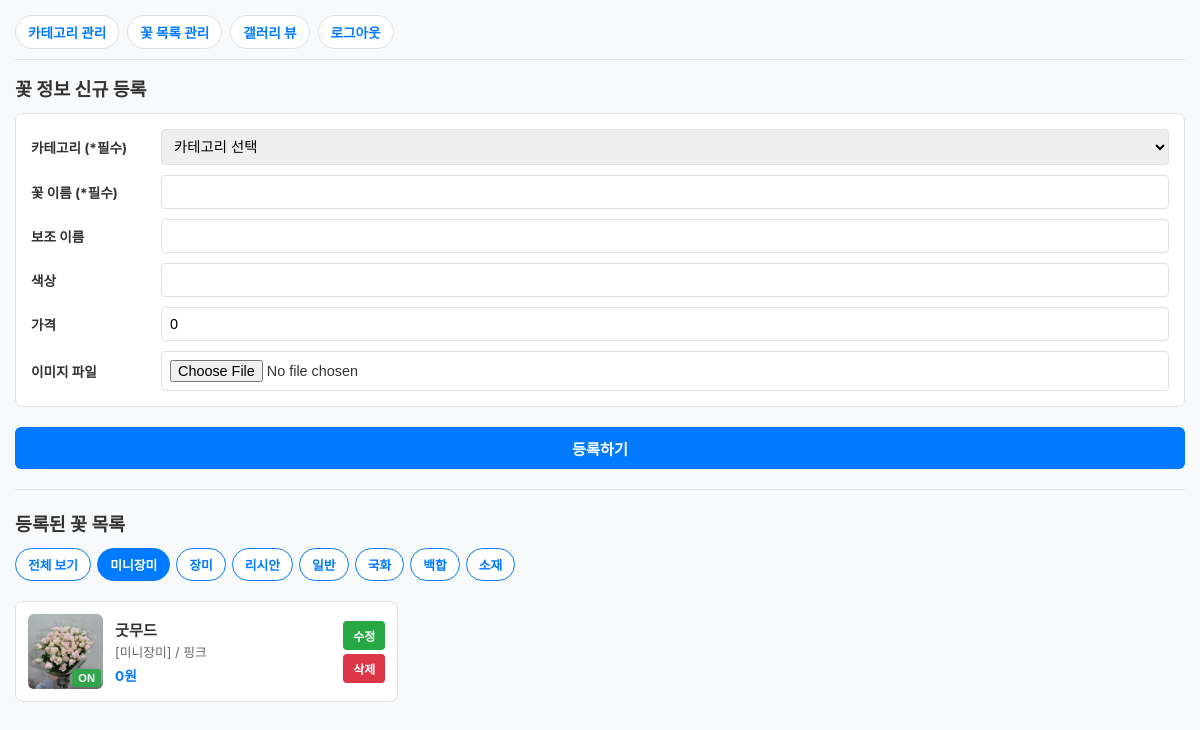
/admin/flower?category_id=2 (signed in), run on the app's committed database.
### models.py (models this page shows)
class Category(Base):
    __tablename__ = "category"
    idx = Column(Integer, primary_key=True, autoincrement=True, index=True)
    name = Column(String, nullable=False)
    order_no = Column(Integer, default=0, index=True)  # 순서 정렬용 컬럼
    flowers = relationship("FlowerList", back_populates="category_rel")

class FlowerList(Base):
    __tablename__ = "flower_list"
    idx = Column(Integer, primary_key=True, autoincrement=True, index=True)
    update_date = Column(DateTime, server_default=func.now(), onupdate=func.now())
    category = Column(Integer, ForeignKey("category.idx", ondelete="SET NULL"), nullable=True)
    name = Column(String, nullable=False)
    name2 = Column(String, nullable=True)
    color = Column(String, nullable=True)
    price = Column(Integer, default=0)
    img_path = Column(String, nullable=True)
    view = Column(Integer, default=1)
    category_rel = relationship("Category", back_populates="flowers")

### main.py (the view)
@app.get("/admin/flower", response_class=HTMLResponse)
def flower_page(
    request: Request,
    category_id: int = None,
    db: Session = Depends(get_db)
):
    if not request.session.get("is_admin"):
        return RedirectResponse(url="/admin/login", status_code=303)
    categories = db.query(models.Category).order_by(models.Category.order_no.asc(), models.Category.idx.asc()).all()
    query = db.query(models.FlowerList)
    if category_id:
        query = query.filter(models.FlowerList.category == category_id)
    flowers = query.order_by(models.FlowerList.name.asc()).all()
    return templates.TemplateResponse(
        request=request,
        name="admin/flower_list.html",
        context={
            "categories": categories,
            "flowers": flowers,
            "selected_category": category_id
        }
    )

### templates/admin/flower_list.html (shortened to what this page needs)
<!DOCTYPE html>
<html lang="ko">
<head>
</head>
<body>
    <nav>
        <a href="/admin/category">카테고리 관리</a>
        <a href="/admin/flower">꽃 목록 관리</a>
        <a href="/admin/gallery-view">갤러리 뷰</a>
        <a href="/admin/logout">로그아웃</a>
    </nav>
    <h2>꽃 정보 신규 등록</h2>
    <form action="/admin/flower" method="post" enctype="multipart/form-data">
        <div class="form-grid">
            <label>카테고리 (*필수)</label>
            <select name="category_idx" required>
                <option value="">카테고리 선택</option>
            </select>
            <label>꽃 이름 (*필수)</label>
            <input type="text" name="name" required>
            <label>보조 이름</label>
            <input type="text" name="name2">
            <label>색상</label>
            <input type="text" name="color">
            <label>가격</label>
            <input type="number" name="price" value="0">
            <label>이미지 파일</label>
            <input type="file" name="file" accept="image/*">
        </div>
        <button type="submit" class="btn-submit">등록하기</button>
    </form>
    <hr style="margin: 20px 0; border: none; border-top: 1px solid var(--border-color);">
    <h2>등록된 꽃 목록</h2>
    <div class="filter-bar">
        <a href="/admin/flower" class="filter-btn {% if not selected_category %}active{% endif %}">전체 보기</a>
        {% for cat in categories %}
        <a href="/admin/flower?category_id={{ cat.idx }}" class="filter-btn {% if selected_category == cat.idx %}active{% endif %}">
            {{ cat.name }}
        </a>
        {% endfor %}
    </div>
    <div class="flower-cards-grid">
        {% for flower in flowers %}
        <div class="flower-item-card">
            <div class="img-container">
                {% if flower.img_path %}
                <img src="/{{ flower.img_path }}" alt="{{ flower.name }}">
                {% else %}
                <div class="no-img-box">준비중</div>
                {% endif %}
                {% set current_url = '/admin/flower?category_id=' ~ selected_category if selected_category else '/admin/flower' %}
                <form action="/admin/flower/toggle-view/{{ flower.idx }}?redirect_to={{ current_url }}" method="post" class="toggle-overlay">
                    {% if flower.view == 1 %}
                    <button type="submit" class="btn-view-on">ON</button>
                    {% else %}
                    <button type="submit" class="btn-view-off">OFF</button>
                    {% endif %}
                </form>
            </div>
            <div class="item-info">
                <div class="item-title">{{ flower.name }}</div>
                <div class="item-sub">
                    [{{ flower.category_rel.name if flower.category_rel else '-' }}]
                    {% if flower.color %}/ {{ flower.color }}{% endif %}
                </div>
                <div class="item-price">{{ "{:,}".format(flower.price) }}원</div>
            </div>
            <div class="item-actions">
                <button class="btn-edit" onclick="openEditModal(
                    '{{ flower.idx }}',
                    '{{ flower.category or '' }}',
                    '{{ flower.name }}',
                    '{{ flower.name2 or '' }}',
                    '{{ flower.color or '' }}',
                    '{{ flower.price }}'
                )">수정</button>
                <form action="/admin/flower/delete/{{ flower.idx }}?redirect_to={{ current_url }}" method="post" style="margin:0;" onsubmit="return confirm('정말 삭제하시겠습니까?');">
                    <button type="submit" class="btn-delete">삭제</button>
                </form>
            </div>
        </div>
        {% endfor %}
    </div>
</body>
</html>

### templates/admin/flower_list.html (style rules this page uses)
:root { --primary-color: #007bff; --success-color: #28a745; --danger-color: #dc3545; --bg-color: #f8f9fa; --border-color: #dee2e6; }
* { box-sizing: border-box; margin: 0; padding: 0; }
body { font-family: -apple-system, BlinkMacSystemFont, "Segoe UI", Roboto, sans-serif; background-color: var(--bg-color); padding: 15px; color: #333; }
nav { display: flex; gap: 8px; overflow-x: auto; white-space: nowrap; padding-bottom: 10px; margin-bottom: 15px; border-bottom: 1px solid var(--border-color); -webkit-overflow-scrolling: touch; }
nav a { text-decoration: none; color: var(--primary-color); font-weight: bold; padding: 6px 12px; background: white; border-radius: 20px; border: 1px solid var(--border-color); font-size: 0.85rem; }
h2 { font-size: 1.15rem; margin-bottom: 12px; font-weight: 700; }
.form-grid { display: grid; grid-template-columns: 1fr; gap: 10px; background: white; padding: 15px; border-radius: 8px; border: 1px solid var(--border-color); margin-bottom: 20px; }
@media (min-width: 600px) { .form-grid { grid-template-columns: 120px 1fr; align-items: center; } }
.form-grid label { font-weight: bold; font-size: 0.85rem; }
.form-grid input, .form-grid select { width: 100%; padding: 8px; border: 1px solid var(--border-color); border-radius: 4px; font-size: 0.9rem; }
.btn-submit { width: 100%; padding: 10px; background-color: var(--primary-color); color: white; border: none; border-radius: 6px; font-weight: bold; cursor: pointer; font-size: 0.95rem; }
.filter-bar { display: flex; gap: 6px; overflow-x: auto; white-space: nowrap; margin-bottom: 15px; padding-bottom: 5px; }
.filter-btn { padding: 6px 12px; border: 1px solid var(--primary-color); background-color: white; color: var(--primary-color); border-radius: 20px; text-decoration: none; font-size: 0.8rem; font-weight: bold; }
.filter-btn.active { background-color: var(--primary-color); color: white; }
.flower-cards-grid { display: grid; grid-template-columns: 1fr; gap: 10px; }
@media (min-width: 600px) { .flower-cards-grid { grid-template-columns: repeat(2, 1fr); } }
@media (min-width: 900px) { .flower-cards-grid { grid-template-columns: repeat(3, 1fr); } }
.flower-item-card { background: white; border: 1px solid var(--border-color); border-radius: 8px; padding: 12px; display: flex; gap: 12px; align-items: center; position: relative; }
.img-container { position: relative; width: 75px; height: 75px; flex-shrink: 0; border-radius: 6px; overflow: hidden; background-color: #eee; }
.img-container img { width: 100%; height: 100%; object-fit: cover; }
.toggle-overlay { position: absolute; bottom: 2px; right: 2px; }
.btn-view-on { background-color: rgba(40, 167, 69, 0.9); color: white; border: none; padding: 3px 6px; border-radius: 3px; font-size: 0.7rem; font-weight: bold; cursor: pointer; }
.item-info { flex: 1; min-width: 0; }
.item-title { font-size: 0.95rem; font-weight: bold; margin-bottom: 2px; overflow: hidden; text-overflow: ellipsis; white-space: nowrap; }
.item-sub { font-size: 0.8rem; color: #666; margin-bottom: 4px; }
.item-price { font-size: 0.85rem; font-weight: bold; color: var(--primary-color); }
.item-actions { display: flex; flex-direction: column; gap: 4px; flex-shrink: 0; }
.btn-edit { background-color: var(--success-color); color: white; border: none; padding: 6px 10px; border-radius: 4px; font-size: 0.75rem; font-weight: bold; cursor: pointer; }
.btn-delete { background-color: var(--danger-color); color: white; border: none; padding: 6px 10px; border-radius: 4px; font-size: 0.75rem; font-weight: bold; cursor: pointer; }

### data on the page
Category: name "미니장미"
Category: name "장미"
Category: name "리시안"
Category: name "일반"
Category: name "국화"
Category: name "백합"
Category: name "소재"
FlowerList: img_path (picture), view "ON", name "굿무드", category_rel "미니장미", color "핑크", price "0"
